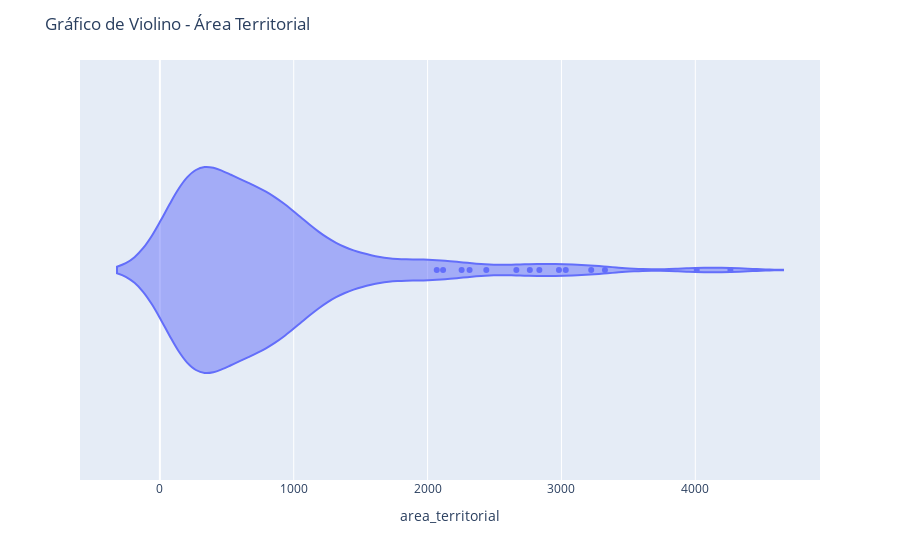

Notebook source saved alongside this figure:
### Code cell
# Criar o gráfico de violino
fig = px.violin(df, x='area_territorial', orientation='h')

# Definir o título do gráfico
fig.update_layout(title_text='Gráfico de Violino - Área Territorial')

# Exibir o gráfico
fig.show()

### Figure 1 — Plotly figure (JSON) as saved in the notebook; plotly's stock layout.template omitted (floating-point values rounded to 4 significant figures; data arrays with more than 128 entries replaced by an {"elided": "..."} marker saying what was removed)
{"data": [{"alignmentgroup": "True", "box": {"visible": false}, "hovertemplate": "area_territorial=%{x}<extra></extra>", "legendgroup": "", "marker": {"color": "#636efa"}, "name": "", "offsetgroup": "", "orientation": "h", "scalegroup": "True", "showlegend": false, "type": "violin", "x": {"elided": "182 float values"}, "x0": " ", "xaxis": "x", "y0": " ", "yaxis": "y"}], "layout": {"legend": {"tracegroupgap": 0}, "margin": {"t": 60}, "title": {"text": "Gráfico de Violino - Área Territorial"}, "violinmode": "group", "xaxis": {"anchor": "y", "domain": [0, 1], "title": {"text": "area_territorial"}}, "yaxis": {"anchor": "x", "domain": [0, 1]}}}
